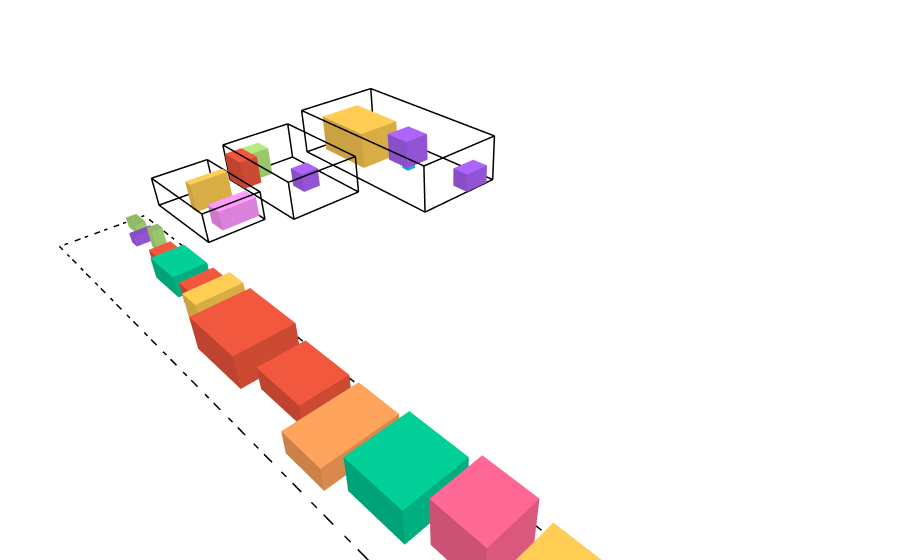

The cell this chart's notebook holds for it:
### Markdown cell above
## **Pengujian 1**

Dalam pengujian pertama, akan digunakan dataset berikut dengan $3$ truk dan $23$ paket.

### Code cell
trucks_1 = [
   Truck("T1", 10, 20, 5, 200),
   Truck("T2", 8, 12, 4, 150),
   Truck("T3", 6, 10, 3, 100),
]

packages_1 = [
   Package("S1", 1, 1, 1, 50, 2, False, 1),
   Package("S2", 1, 2, 1, 45, 3, False, 3),
   Package("S3", 2, 1, 1, 40, 2, True, 2),
   Package("S4", 1, 1, 2, 35, 1, False, 4),
   Package("S5", 2, 2, 1, 55, 4, False, 1),
   
   Package("M1", 3, 4, 2, 80, 10, False, 5),
   Package("M2", 2, 3, 2, 70, 8, True, 2),
   Package("M3", 4, 3, 1, 65, 12, False, 3),
   Package("M4", 3, 3, 3, 90, 15, False, 6),
   Package("M5", 2, 4, 2, 75, 9, False, 1),
   Package("M6", 3, 2, 2, 60, 11, True, 4),
   Package("M7", 4, 2, 3, 85, 14, False, 2),
   
   Package("L1", 5, 6, 3, 120, 25, False, 7),
   Package("L2", 4, 5, 2, 100, 20, False, 3),
   Package("L3", 6, 4, 2, 110, 22, True, 5),
   Package("L4", 5, 5, 3, 130, 30, False, 2),
   Package("L5", 4, 4, 4, 95, 18, False, 4),
   
   Package("H1", 3, 3, 2, 140, 35, False, 1),
   Package("H2", 2, 2, 2, 105, 28, False, 6),
   
   Package("B1", 6, 8, 3, 30, 40, False, 7),
   Package("B2", 5, 7, 4, 25, 35, False, 5),
   
   Package("F1", 2, 3, 1, 115, 6, True, 1),
   Package("F2", 3, 2, 2, 100, 7, True, 1),
]

initial_state_1 = State(packages_1, trucks_1, init="random_feasible")
draw_state(initial_state_1)
